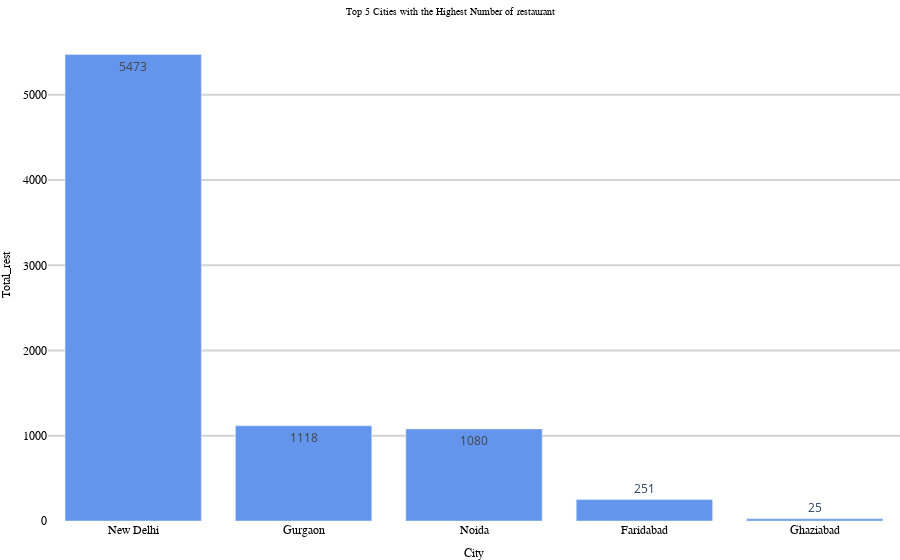

This figure's notebook cell:
### Code cell
city_bar = px.bar(city_with_highest_rest[:5],
                 x='City',
                 y='Total_rest',
                 text='Total_rest',
                 color_discrete_sequence=['cornflowerblue'])
city_bar.update_layout(
    showlegend=False,
    title='Top 5 Cities with the Highest Number of restaurant',
    title_font=dict(size=10, color='black', family='Arial Black'),
    title_x=0.5,
    title_xanchor='center',
     xaxis=dict(
        tickfont=dict(size=12, color='black', family='Poppins'),
        showgrid=False,           # 🔥 Turn on vertical gridlines
    ),
    yaxis=dict(
        tickfont=dict(size=12, color='black', family='Poppins'),
        showgrid = True,
        gridcolor='lightgray',
        gridwidth = 2
    ),
    xaxis_title_font=dict(size=12, color='black', family='Verdana'),
    yaxis_title_font=dict(size=12, color='black', family='Verdana'),
      margin=dict(
        l=0,  # Left margin in pixels
        r=0,  # Right margin
        t=30,  # Top margin (allow space for title if any)
        b=0   # Bottom margin
    ),
    #paper_bgcolor='rgba(0,0,0,0)',  # Transparent background
    plot_bgcolor='rgba(0,0,0,0)',
    #xaxis=dict()
)
city_bar.show()

### Figure 1 — Plotly figure (JSON) as saved in the notebook; plotly's stock layout.template omitted (floating-point values rounded to 4 significant figures)
{"data": [{"hovertemplate": "City=%{x}<br>Total_rest=%{text}<extra></extra>", "legendgroup": "", "marker": {"color": "cornflowerblue", "pattern": {"shape": ""}}, "name": "", "orientation": "v", "showlegend": false, "text": [5473.0, 1118.0, 1080.0, 251.0, 25.0], "textposition": "auto", "type": "bar", "x": ["New Delhi", "Gurgaon", "Noida", "Faridabad", "Ghaziabad"], "xaxis": "x", "y": [5473, 1118, 1080, 251, 25], "yaxis": "y"}], "layout": {"barmode": "relative", "legend": {"tracegroupgap": 0}, "margin": {"b": 0, "l": 0, "r": 0, "t": 30}, "plot_bgcolor": "rgba(0,0,0,0)", "showlegend": false, "title": {"font": {"color": "black", "family": "Arial Black", "size": 10}, "text": "Top 5 Cities with the Highest Number of restaurant", "x": 0.5, "xanchor": "center"}, "xaxis": {"anchor": "y", "domain": [0, 1], "showgrid": false, "tickfont": {"color": "black", "family": "Poppins", "size": 12}, "title": {"font": {"color": "black", "family": "Verdana", "size": 12}, "text": "City"}}, "yaxis": {"anchor": "x", "domain": [0, 1], "gridcolor": "lightgray", "gridwidth": 2, "showgrid": true, "tickfont": {"color": "black", "family": "Poppins", "size": 12}, "title": {"font": {"color": "black", "family": "Verdana", "size": 12}, "text": "Total_rest"}}}}
